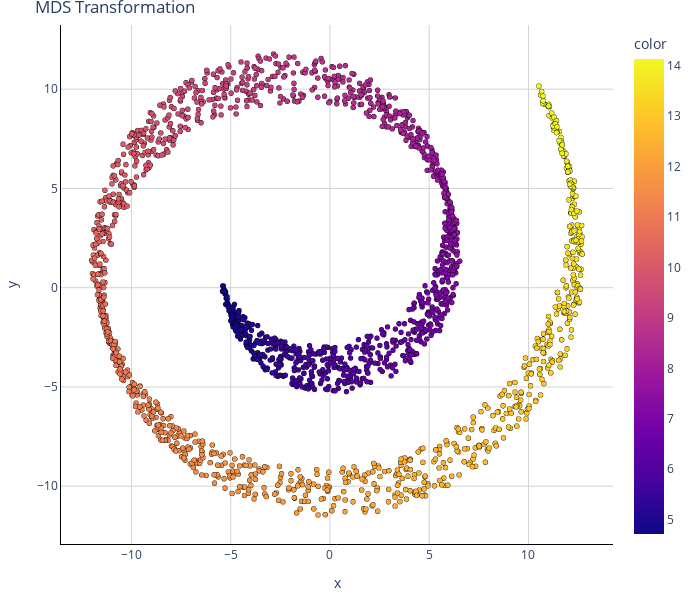

Write notebook code for a chart like this one.
### Code cell
# scatter plot using plotly

## init scatter plot
fig = px.scatter(x = X_pca[:, 0], y = X_pca[:, 1], opacity = 1, color = y)

## bg color
fig.update_layout(dict(plot_bgcolor = 'white'))

## axes and grids
fig.update_xaxes(showgrid = True, gridwidth = 1, gridcolor = 'lightgrey',
                 zeroline = True, zerolinewidth = 1, zerolinecolor = 'lightgrey',
                 showline = True, linewidth = 1, linecolor = 'black'
                )

fig.update_yaxes(showgrid = True, gridwidth = 1, gridcolor = 'lightgrey',
                 zeroline = True, zerolinewidth = 1, zerolinecolor = 'lightgrey',
                 showline = True, linewidth = 1, linecolor = 'black'
                )

## markers
fig.update_traces(marker = dict(size = 5,
                                line = dict(color = 'black', width = 0.2)
                               ))

## size and title
fig.update_layout(
    margin=dict(l=25, r=25, t=25, b=25),
    width=700,
    height=600,
    # paper_bgcolor="LightSteelBlue",
    title_text="MDS Transformation"
)

# show fig
fig.show();

### Figure 1 — Plotly figure (JSON) as saved in the notebook; plotly's stock layout.template omitted (floating-point values rounded to 4 significant figures; data arrays with more than 128 entries replaced by an {"elided": "..."} marker saying what was removed)
{"data": [{"hovertemplate": "x=%{x}<br>y=%{y}<br>color=%{marker.color}<extra></extra>", "legendgroup": "", "marker": {"color": {"elided": "2000 float values"}, "coloraxis": "coloraxis", "line": {"color": "black", "width": 0.2}, "opacity": 1, "size": 5, "symbol": "circle"}, "mode": "markers", "name": "", "showlegend": false, "type": "scattergl", "x": {"elided": "2000 float values"}, "xaxis": "x", "y": {"elided": "2000 float values"}, "yaxis": "y"}], "layout": {"coloraxis": {"colorbar": {"title": {"text": "color"}}, "colorscale": [[0, "#0d0887"], [0.1111, "#46039f"], [0.2222, "#7201a8"], [0.3333, "#9c179e"], [0.4444, "#bd3786"], [0.5556, "#d8576b"], [0.6667, "#ed7953"], [0.7778, "#fb9f3a"], [0.8889, "#fdca26"], [1, "#f0f921"]]}, "height": 600, "legend": {"tracegroupgap": 0}, "margin": {"b": 25, "l": 25, "r": 25, "t": 25}, "plot_bgcolor": "white", "title": {"text": "MDS Transformation"}, "width": 700, "xaxis": {"anchor": "y", "autorange": true, "domain": [0, 1], "gridcolor": "lightgrey", "gridwidth": 1, "linecolor": "black", "linewidth": 1, "range": [-13.55, 14.26], "showgrid": true, "showline": true, "title": {"text": "x"}, "type": "linear", "zeroline": true, "zerolinecolor": "lightgrey", "zerolinewidth": 1}, "yaxis": {"anchor": "x", "autorange": true, "domain": [0, 1], "gridcolor": "lightgrey", "gridwidth": 1, "linecolor": "black", "linewidth": 1, "range": [-12.91, 13.23], "showgrid": true, "showline": true, "title": {"text": "y"}, "type": "linear", "zeroline": true, "zerolinecolor": "lightgrey", "zerolinewidth": 1}}}
